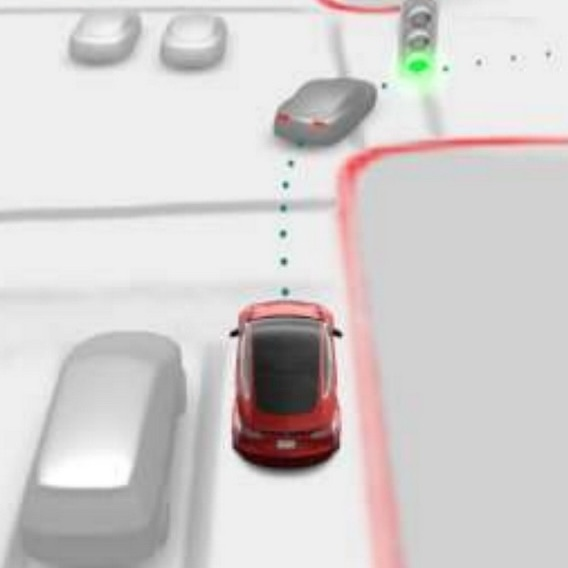
#> input picture bev.jpg, 568 x 568 px
$ python -i optical_flow.py   (imports and definitions only)
#> lines starting #> are read from the running program, lines starting #| are printed output that depends on the picture
import cv2
import numpy as np
from typing import Tuple, Optional, Dict

class OpticalFlowTracker:
    def __init__(self, method='lucas_kanade'):
        """
        Args:
            method: 'lucas_kanade' for sparse flow or 'farneback' for dense flow
        """
        self.method = method
        self.prev_frame = None
        self.prev_points = None

        # Parameters for Lucas-Kanade sparse optical flow
        self.lk_params = dict(
            winSize=(15, 15),
            maxLevel=2,
            criteria=(cv2.TERM_CRITERIA_EPS | cv2.TERM_CRITERIA_COUNT, 10, 0.03)
        )

        # Parameters for feature detection
        self.feature_params = dict(
            maxCorners=100,
            qualityLevel=0.3,
            minDistance=7,
            blockSize=7
        )

    def compute_sparse_flow(self, frame: np.ndarray) -> Tuple[Optional[np.ndarray], Optional[np.ndarray]]:
        """Compute sparse optical flow using Lucas-Kanade"""
        gray = cv2.cvtColor(frame, cv2.COLOR_BGR2GRAY)

        if self.prev_frame is None:
            # First frame - detect features
            self.prev_points = cv2.goodFeaturesToTrack(gray, mask=None, **self.feature_params)
            self.prev_frame = gray
            return None, None

        if self.prev_points is None or len(self.prev_points) == 0:
            # Re-detect features if lost
            self.prev_points = cv2.goodFeaturesToTrack(gray, mask=None, **self.feature_params)
            self.prev_frame = gray
            return None, None

        # Calculate optical flow
        new_points, status, error = cv2.calcOpticalFlowPyrLK(
            self.prev_frame, gray, self.prev_points, None, **self.lk_params
        )

        if new_points is None:
            return None, None

        # Select good points
        good_new = new_points[status == 1]
        good_old = self.prev_points[status == 1]

        # Update for next iteration
        self.prev_frame = gray
        self.prev_points = good_new.reshape(-1, 1, 2)

        return good_old, good_new

    # [91 lines left out: functions compute_dense_flow, draw_sparse_flow, draw_dense_flow, get_flow_statistics, reset, not called in this run]

>>> import cv2
>>> picture = cv2.imread('../../bev.jpg')
#> picture is the input picture: shape (568, 568, 3); mean B, G, R 206.9, 207.3, 211.7
>>> result = OpticalFlowTracker().compute_sparse_flow(picture)
#> in compute_sparse_flow, `gray = cv2.cvtColor(frame, cv2.COLOR_BGR2GRAY)`:
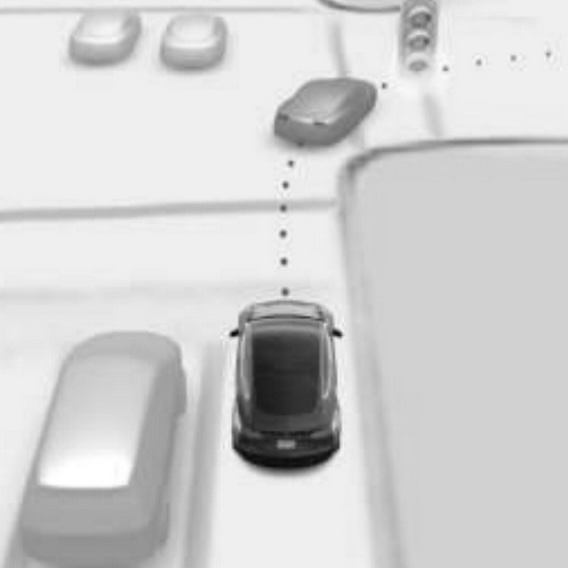
#> gray: shape (568, 568); min 10, max 255, mean 208.6
#> in compute_sparse_flow, `self.prev_points = cv2.goodFeaturesToTrack(gray, mask=None, **self.fea..`: self.prev_points = [[231, 334], [340, 335], [283, 261], [283, 233], [285, 185], [290, 163], [333, 339], [285, 293], [384, 85], [283, 208], [239, 338], [445, 68]]
